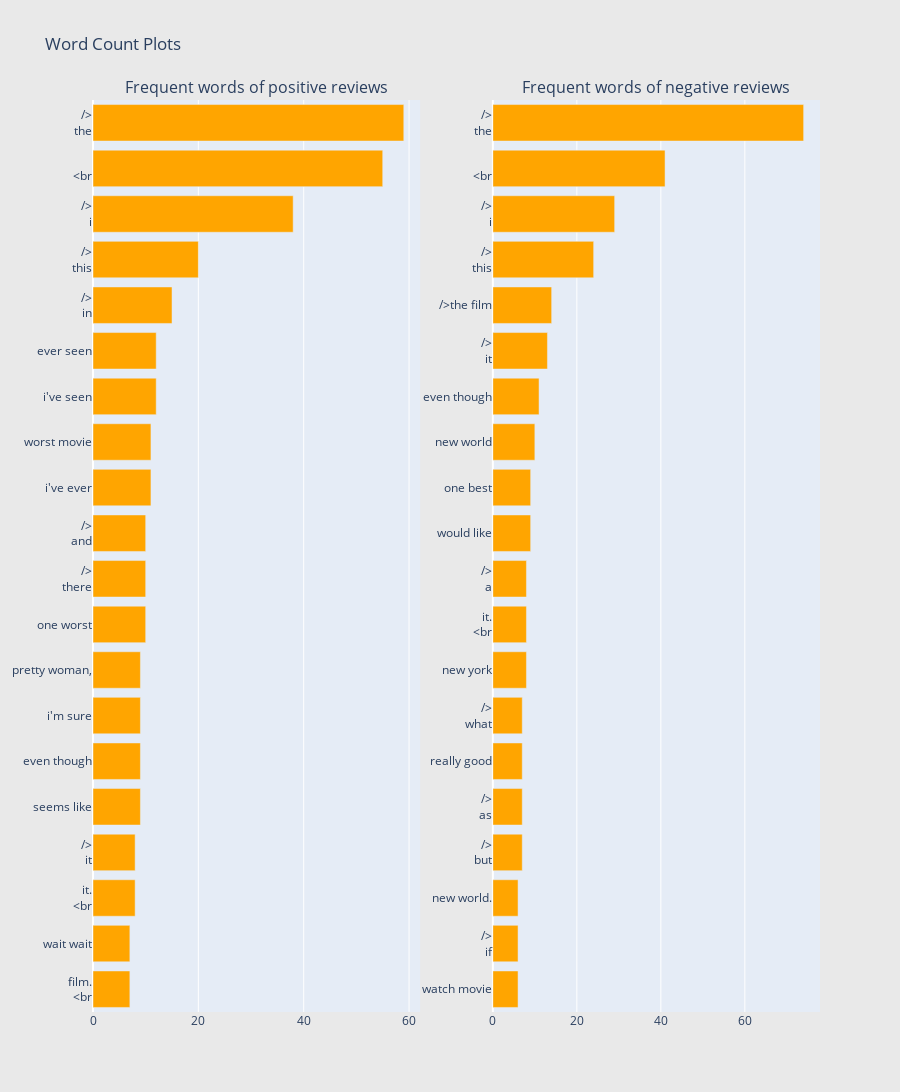
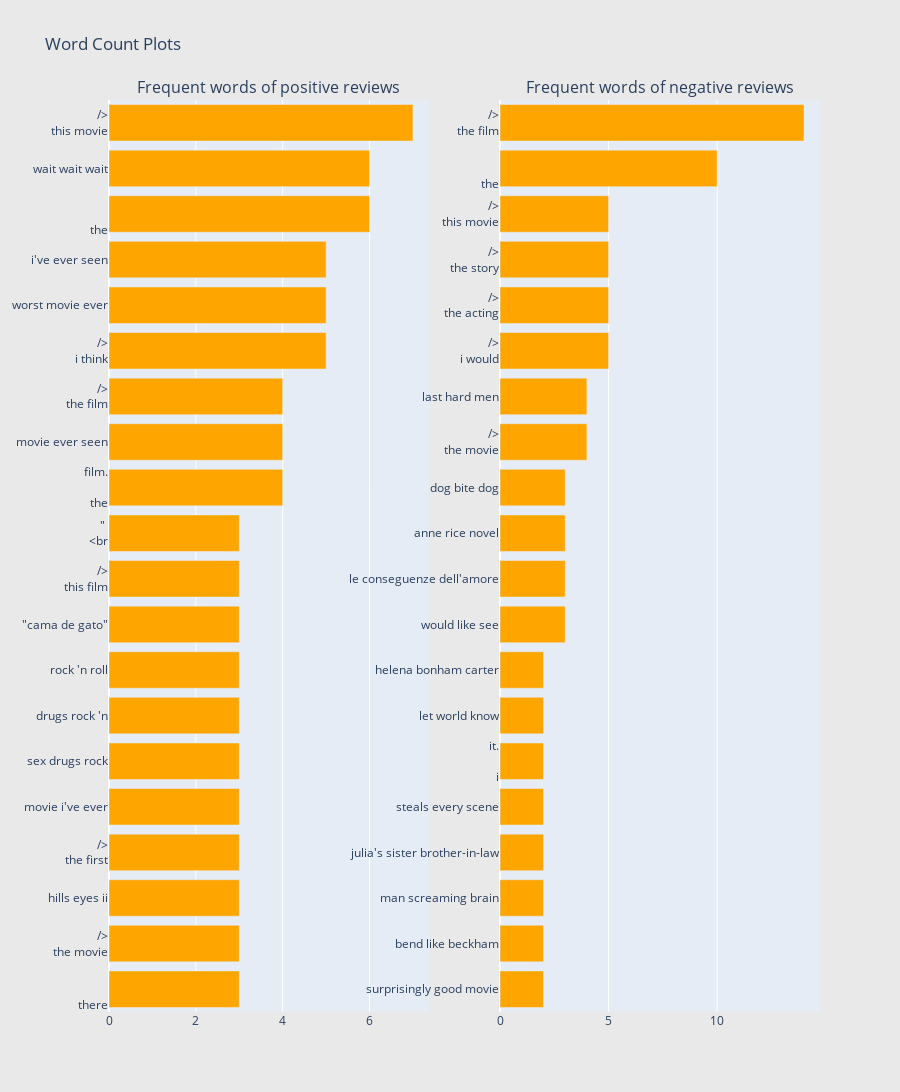

The cell these charts' notebook holds for them, in order:
### Markdown cell above
## Statistical Analysis - 2

In this context , we will be exploring further into the analysis part. This would allow us to have a better idea which part of the data requires removal and which part can be transformed before applying any model on it.

### Code cell
#Gram analysis on Training set- Bigram and Trigram
stopword=set(stopwords.words('english'))
def gram_analysis(data,gram):
    tokens=[t for t in data.lower().split(" ") if t!="" if t not in stopword]
    ngrams=zip(*[tokens[i:] for i in range(gram)])
    final_tokens=[" ".join(z) for z in ngrams]
    return final_tokens


#Create frequency grams for analysis
    
def create_dict(data,grams):
    freq_dict=defaultdict(int)
    for sentence in data:
        for tokens in gram_analysis(sentence,grams):
            freq_dict[tokens]+=1
    return freq_dict

def horizontal_bar_chart(df, color):
    trace = go.Bar(
        y=df["n_gram_words"].values[::-1],
        x=df["n_gram_frequency"].values[::-1],
        showlegend=False,
        orientation = 'h',
        marker=dict(
            color=color,
        ),
    )
    return trace



def create_new_df(freq_dict,):
    freq_df=pd.DataFrame(sorted(freq_dict.items(),key=lambda z:z[1])[::-1])
    freq_df.columns=['n_gram_words','n_gram_frequency']
    #print(freq_df.head())
    #plt.barh(freq_df['n_gram_words'][:20],freq_df['n_gram_frequency'][:20],linewidth=0.3)
    #plt.show()
    trace=horizontal_bar_chart(freq_df[:20],'orange')
    return trace
    
def plot_grams(trace_zero,trace_one):
    fig = tools.make_subplots(rows=1, cols=2, vertical_spacing=0.04,
                          subplot_titles=["Frequent words of positive reviews", 
                                          "Frequent words of negative reviews"])
    fig.append_trace(trace_zero, 1, 1)
    fig.append_trace(trace_ones, 1, 2)
    fig['layout'].update(height=1200, width=900, paper_bgcolor='rgb(233,233,233)', title="Word Count Plots")
    py.iplot(fig, filename='word-plots')
    
    
train_df_zero=count_bad['review']
train_df_ones=count_good['review']

print("Bi-gram analysis")
freq_train_df_zero=create_dict(train_df_zero[:200],2)
#print(freq_train_df_zero)
trace_zero=create_new_df(freq_train_df_zero)
freq_train_df_ones=create_dict(train_df_ones[:200],2)
#print(freq_train_df_zero)
trace_ones=create_new_df(freq_train_df_ones)
plot_grams(trace_zero,trace_ones)
print("Tri-gram analysis")
freq_train_df_zero=create_dict(train_df_zero[:200],3)
#print(freq_train_df_zero)
trace_zero=create_new_df(freq_train_df_zero)
freq_train_df_ones=create_dict(train_df_ones[:200],3)
#print(freq_train_df_zero)
trace_ones=create_new_df(freq_train_df_ones)
plot_grams(trace_zero,trace_ones)

### Figure 1 — Plotly figure (JSON) as saved in the notebook; plotly's stock layout.template omitted (floating-point values rounded to 4 significant figures)
{"data": [{"marker": {"color": "orange"}, "orientation": "h", "showlegend": false, "type": "bar", "x": [7, 7, 8, 8, 9, 9, 9, 9, 10, 10, 10, 11, 11, 12, 12, 15, 20, 38, 55, 59], "xaxis": "x", "y": ["film.<br /><br", "wait wait", "it.<br /><br", "/><br />it", "seems like", "even though", "i'm sure", "pretty woman,", "one worst", "/><br />there", "/><br />and", "i've ever", "worst movie", "i've seen", "ever seen", "/><br />in", "/><br />this", "/><br />i", "<br /><br", "/><br />the"], "yaxis": "y"}, {"marker": {"color": "orange"}, "orientation": "h", "showlegend": false, "type": "bar", "x": [6, 6, 6, 7, 7, 7, 7, 8, 8, 8, 9, 9, 10, 11, 13, 14, 24, 29, 41, 74], "xaxis": "x2", "y": ["watch movie", "/><br />if", "new world.", "/><br />but", "/><br />as", "really good", "/><br />what", "new york", "it.<br /><br", "/><br />a", "would like", "one best", "new world", "even though", "/><br />it", "/>the film", "/><br />this", "/><br />i", "<br /><br", "/><br />the"], "yaxis": "y2"}], "layout": {"annotations": [{"font": {"size": 16}, "showarrow": false, "text": "Frequent words of positive reviews", "x": 0.225, "xanchor": "center", "xref": "paper", "y": 1, "yanchor": "bottom", "yref": "paper"}, {"font": {"size": 16}, "showarrow": false, "text": "Frequent words of negative reviews", "x": 0.775, "xanchor": "center", "xref": "paper", "y": 1, "yanchor": "bottom", "yref": "paper"}], "height": 1200, "paper_bgcolor": "rgb(233,233,233)", "title": {"text": "Word Count Plots"}, "width": 900, "xaxis": {"anchor": "y", "domain": [0, 0.45]}, "xaxis2": {"anchor": "y2", "domain": [0.55, 1]}, "yaxis": {"anchor": "x", "domain": [0, 1]}, "yaxis2": {"anchor": "x2", "domain": [0, 1]}}}

### Figure 2 — Plotly figure (JSON) as saved in the notebook; plotly's stock layout.template omitted (floating-point values rounded to 4 significant figures)
{"data": [{"marker": {"color": "orange"}, "orientation": "h", "showlegend": false, "type": "bar", "x": [3, 3, 3, 3, 3, 3, 3, 3, 3, 3, 3, 4, 4, 4, 5, 5, 5, 6, 6, 7], "xaxis": "x", "y": ["<br /><br />there", "/><br />the movie", "hills eyes ii", "/><br />the first", "movie i've ever", "sex drugs rock", "drugs rock 'n", "rock 'n roll", "\"cama de gato\"", "/><br />this film", "\" <br /><br", "film.<br /><br />the", "movie ever seen", "/><br />the film", "/><br />i think", "worst movie ever", "i've ever seen", "<br /><br />the", "wait wait wait", "/><br />this movie"], "yaxis": "y"}, {"marker": {"color": "orange"}, "orientation": "h", "showlegend": false, "type": "bar", "x": [2, 2, 2, 2, 2, 2, 2, 2, 3, 3, 3, 3, 4, 4, 5, 5, 5, 5, 10, 14], "xaxis": "x2", "y": ["surprisingly good movie", "bend like beckham", "man screaming brain", "julia's sister brother-in-law", "steals every scene", "it.<br /><br />i", "let world know", "helena bonham carter", "would like see", "le conseguenze dell'amore", "anne rice novel", "dog bite dog", "/><br />the movie", "last hard men", "/><br />i would", "/><br />the acting", "/><br />the story", "/><br />this movie", "<br /><br />the", "/><br />the film"], "yaxis": "y2"}], "layout": {"annotations": [{"font": {"size": 16}, "showarrow": false, "text": "Frequent words of positive reviews", "x": 0.225, "xanchor": "center", "xref": "paper", "y": 1, "yanchor": "bottom", "yref": "paper"}, {"font": {"size": 16}, "showarrow": false, "text": "Frequent words of negative reviews", "x": 0.775, "xanchor": "center", "xref": "paper", "y": 1, "yanchor": "bottom", "yref": "paper"}], "height": 1200, "paper_bgcolor": "rgb(233,233,233)", "title": {"text": "Word Count Plots"}, "width": 900, "xaxis": {"anchor": "y", "domain": [0, 0.45]}, "xaxis2": {"anchor": "y2", "domain": [0.55, 1]}, "yaxis": {"anchor": "x", "domain": [0, 1]}, "yaxis2": {"anchor": "x2", "domain": [0, 1]}}}
